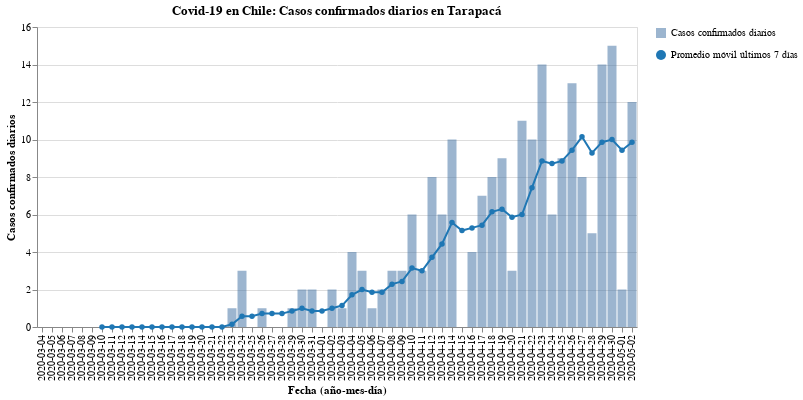

The notebook cell this image was saved under:
### Code cell
#hide_input
bars, line = my_cases_plot(region)
(bars + line).properties(
    title=f'Covid-19 en Chile: Casos confirmados diarios en {region}',
    width=600
)

### Figure 1 — Vega-Lite specification as saved in the notebook (floating-point values rounded to 4 significant figures)
{"config": {"view": {"continuousWidth": 400, "continuousHeight": 300}}, "layer": [{"mark": {"type": "bar", "opacity": 0.7}, "encoding": {"opacity": {"type": "nominal", "field": "Casos confirmados diarios", "legend": {"title": ""}}, "tooltip": [{"type": "nominal", "field": "Fecha"}, {"type": "quantitative", "field": "Casos confirmados"}], "x": {"type": "nominal", "axis": {"title": "Fecha (año-mes-día)"}, "field": "Fecha"}, "y": {"type": "quantitative", "axis": {"title": "Casos confirmados diarios"}, "field": "Casos confirmados"}}}, {"mark": {"type": "line", "color": "#1f77b4", "point": {"filled": true, "fill": "#1f77b4"}}, "encoding": {"shape": {"type": "nominal", "field": "Promedio móvil últimos 7 días", "legend": {"title": ""}}, "x": {"type": "nominal", "axis": {"title": "Fecha (año-mes-día)"}, "field": "Fecha"}, "y": {"type": "quantitative", "field": "Rolling"}}}], "data": {"name": "data-67e2f84a87a4cf00d80664db729fbdf5"}, "title": "Covid-19 en Chile: Casos confirmados diarios en Tarapacá", "width": 600, "$schema": "https://vega.github.io/schema/vega-lite/v4.8.1.json", "datasets": {"data-67e2f84a87a4cf00d80664db729fbdf5": [{"Fecha": "2020-03-04", "Casos confirmados": 0, "Rolling": null, "Casos confirmados diarios": "Casos confirmados diarios", "Promedio móvil últimos 7 días": "Promedio móvil últimos 7 días"}, {"Fecha": "2020-03-05", "Casos confirmados": 0, "Rolling": null, "Casos confirmados diarios": "Casos confirmados diarios", "Promedio móvil últimos 7 días": "Promedio móvil últimos 7 días"}, {"Fecha": "2020-03-06", "Casos confirmados": 0, "Rolling": null, "Casos confirmados diarios": "Casos confirmados diarios", "Promedio móvil últimos 7 días": "Promedio móvil últimos 7 días"}, {"Fecha": "2020-03-07", "Casos confirmados": 0, "Rolling": null, "Casos confirmados diarios": "Casos confirmados diarios", "Promedio móvil últimos 7 días": "Promedio móvil últimos 7 días"}, {"Fecha": "2020-03-08", "Casos confirmados": 0, "Rolling": null, "Casos confirmados diarios": "Casos confirmados diarios", "Promedio móvil últimos 7 días": "Promedio móvil últimos 7 días"}, {"Fecha": "2020-03-09", "Casos confirmados": 0, "Rolling": null, "Casos confirmados diarios": "Casos confirmados diarios", "Promedio móvil últimos 7 días": "Promedio móvil últimos 7 días"}, {"Fecha": "2020-03-10", "Casos confirmados": 0, "Rolling": 0.0, "Casos confirmados diarios": "Casos confirmados diarios", "Promedio móvil últimos 7 días": "Promedio móvil últimos 7 días"}, {"Fecha": "2020-03-11", "Casos confirmados": 0, "Rolling": 0.0, "Casos confirmados diarios": "Casos confirmados diarios", "Promedio móvil últimos 7 días": "Promedio móvil últimos 7 días"}, {"Fecha": "2020-03-12", "Casos confirmados": 0, "Rolling": 0.0, "Casos confirmados diarios": "Casos confirmados diarios", "Promedio móvil últimos 7 días": "Promedio móvil últimos 7 días"}, {"Fecha": "2020-03-13", "Casos confirmados": 0, "Rolling": 0.0, "Casos confirmados diarios": "Casos confirmados diarios", "Promedio móvil últimos 7 días": "Promedio móvil últimos 7 días"}, {"Fecha": "2020-03-14", "Casos confirmados": 0, "Rolling": 0.0, "Casos confirmados diarios": "Casos confirmados diarios", "Promedio móvil últimos 7 días": "Promedio móvil últimos 7 días"}, {"Fecha": "2020-03-15", "Casos confirmados": 0, "Rolling": 0.0, "Casos confirmados diarios": "Casos confirmados diarios", "Promedio móvil últimos 7 días": "Promedio móvil últimos 7 días"}, {"Fecha": "2020-03-16", "Casos confirmados": 0, "Rolling": 0.0, "Casos confirmados diarios": "Casos confirmados diarios", "Promedio móvil últimos 7 días": "Promedio móvil últimos 7 días"}, {"Fecha": "2020-03-17", "Casos confirmados": 0, "Rolling": 0.0, "Casos confirmados diarios": "Casos confirmados diarios", "Promedio móvil últimos 7 días": "Promedio móvil últimos 7 días"}, {"Fecha": "2020-03-18", "Casos confirmados": 0, "Rolling": 0.0, "Casos confirmados diarios": "Casos confirmados diarios", "Promedio móvil últimos 7 días": "Promedio móvil últimos 7 días"}, {"Fecha": "2020-03-19", "Casos confirmados": 0, "Rolling": 0.0, "Casos confirmados diarios": "Casos confirmados diarios", "Promedio móvil últimos 7 días": "Promedio móvil últimos 7 días"}, {"Fecha": "2020-03-20", "Casos confirmados": 0, "Rolling": 0.0, "Casos confirmados diarios": "Casos confirmados diarios", "Promedio móvil últimos 7 días": "Promedio móvil últimos 7 días"}, {"Fecha": "2020-03-21", "Casos confirmados": 0, "Rolling": 0.0, "Casos confirmados diarios": "Casos confirmados diarios", "Promedio móvil últimos 7 días": "Promedio móvil últimos 7 días"}, {"Fecha": "2020-03-22", "Casos confirmados": 0, "Rolling": 0.0, "Casos confirmados diarios": "Casos confirmados diarios", "Promedio móvil últimos 7 días": "Promedio móvil últimos 7 días"}, {"Fecha": "2020-03-23", "Casos confirmados": 1, "Rolling": 0.1429, "Casos confirmados diarios": "Casos confirmados diarios", "Promedio móvil últimos 7 días": "Promedio móvil últimos 7 días"}, {"Fecha": "2020-03-24", "Casos confirmados": 3, "Rolling": 0.5714, "Casos confirmados diarios": "Casos confirmados diarios", "Promedio móvil últimos 7 días": "Promedio móvil últimos 7 días"}, {"Fecha": "2020-03-25", "Casos confirmados": 0, "Rolling": 0.5714, "Casos confirmados diarios": "Casos confirmados diarios", "Promedio móvil últimos 7 días": "Promedio móvil últimos 7 días"}, {"Fecha": "2020-03-26", "Casos confirmados": 1, "Rolling": 0.7143, "Casos confirmados diarios": "Casos confirmados diarios", "Promedio móvil últimos 7 días": "Promedio móvil últimos 7 días"}, {"Fecha": "2020-03-27", "Casos confirmados": 0, "Rolling": 0.7143, "Casos confirmados diarios": "Casos confirmados diarios", "Promedio móvil últimos 7 días": "Promedio móvil últimos 7 días"}, {"Fecha": "2020-03-28", "Casos confirmados": 0, "Rolling": 0.7143, "Casos confirmados diarios": "Casos confirmados diarios", "Promedio móvil últimos 7 días": "Promedio móvil últimos 7 días"}, {"Fecha": "2020-03-29", "Casos confirmados": 1, "Rolling": 0.8571, "Casos confirmados diarios": "Casos confirmados diarios", "Promedio móvil últimos 7 días": "Promedio móvil últimos 7 días"}, {"Fecha": "2020-03-30", "Casos confirmados": 2, "Rolling": 1.0, "Casos confirmados diarios": "Casos confirmados diarios", "Promedio móvil últimos 7 días": "Promedio móvil últimos 7 días"}, {"Fecha": "2020-03-31", "Casos confirmados": 2, "Rolling": 0.8571, "Casos confirmados diarios": "Casos confirmados diarios", "Promedio móvil últimos 7 días": "Promedio móvil últimos 7 días"}, {"Fecha": "2020-04-01", "Casos confirmados": 0, "Rolling": 0.8571, "Casos confirmados diarios": "Casos confirmados diarios", "Promedio móvil últimos 7 días": "Promedio móvil últimos 7 días"}, {"Fecha": "2020-04-02", "Casos confirmados": 2, "Rolling": 1.0, "Casos confirmados diarios": "Casos confirmados diarios", "Promedio móvil últimos 7 días": "Promedio móvil últimos 7 días"}, {"Fecha": "2020-04-03", "Casos confirmados": 1, "Rolling": 1.143, "Casos confirmados diarios": "Casos confirmados diarios", "Promedio móvil últimos 7 días": "Promedio móvil últimos 7 días"}, {"Fecha": "2020-04-04", "Casos confirmados": 4, "Rolling": 1.714, "Casos confirmados diarios": "Casos confirmados diarios", "Promedio móvil últimos 7 días": "Promedio móvil últimos 7 días"}, {"Fecha": "2020-04-05", "Casos confirmados": 3, "Rolling": 2.0, "Casos confirmados diarios": "Casos confirmados diarios", "Promedio móvil últimos 7 días": "Promedio móvil últimos 7 días"}, {"Fecha": "2020-04-06", "Casos confirmados": 1, "Rolling": 1.857, "Casos confirmados diarios": "Casos confirmados diarios", "Promedio móvil últimos 7 días": "Promedio móvil últimos 7 días"}, {"Fecha": "2020-04-07", "Casos confirmados": 2, "Rolling": 1.857, "Casos confirmados diarios": "Casos confirmados diarios", "Promedio móvil últimos 7 días": "Promedio móvil últimos 7 días"}, {"Fecha": "2020-04-08", "Casos confirmados": 3, "Rolling": 2.286, "Casos confirmados diarios": "Casos confirmados diarios", "Promedio móvil últimos 7 días": "Promedio móvil últimos 7 días"}, {"Fecha": "2020-04-09", "Casos confirmados": 3, "Rolling": 2.429, "Casos confirmados diarios": "Casos confirmados diarios", "Promedio móvil últimos 7 días": "Promedio móvil últimos 7 días"}, {"Fecha": "2020-04-10", "Casos confirmados": 6, "Rolling": 3.143, "Casos confirmados diarios": "Casos confirmados diarios", "Promedio móvil últimos 7 días": "Promedio móvil últimos 7 días"}, {"Fecha": "2020-04-11", "Casos confirmados": 3, "Rolling": 3.0, "Casos confirmados diarios": "Casos confirmados diarios", "Promedio móvil últimos 7 días": "Promedio móvil últimos 7 días"}, {"Fecha": "2020-04-12", "Casos confirmados": 8, "Rolling": 3.714, "Casos confirmados diarios": "Casos confirmados diarios", "Promedio móvil últimos 7 días": "Promedio móvil últimos 7 días"}, {"Fecha": "2020-04-13", "Casos confirmados": 6, "Rolling": 4.429, "Casos confirmados diarios": "Casos confirmados diarios", "Promedio móvil últimos 7 días": "Promedio móvil últimos 7 días"}, {"Fecha": "2020-04-14", "Casos confirmados": 10, "Rolling": 5.571, "Casos confirmados diarios": "Casos confirmados diarios", "Promedio móvil últimos 7 días": "Promedio móvil últimos 7 días"}, {"Fecha": "2020-04-15", "Casos confirmados": 0, "Rolling": 5.143, "Casos confirmados diarios": "Casos confirmados diarios", "Promedio móvil últimos 7 días": "Promedio móvil últimos 7 días"}, {"Fecha": "2020-04-16", "Casos confirmados": 4, "Rolling": 5.286, "Casos confirmados diarios": "Casos confirmados diarios", "Promedio móvil últimos 7 días": "Promedio móvil últimos 7 días"}, {"Fecha": "2020-04-17", "Casos confirmados": 7, "Rolling": 5.429, "Casos confirmados diarios": "Casos confirmados diarios", "Promedio móvil últimos 7 días": "Promedio móvil últimos 7 días"}, {"Fecha": "2020-04-18", "Casos confirmados": 8, "Rolling": 6.143, "Casos confirmados diarios": "Casos confirmados diarios", "Promedio móvil últimos 7 días": "Promedio móvil últimos 7 días"}, {"Fecha": "2020-04-19", "Casos confirmados": 9, "Rolling": 6.286, "Casos confirmados diarios": "Casos confirmados diarios", "Promedio móvil últimos 7 días": "Promedio móvil últimos 7 días"}, {"Fecha": "2020-04-20", "Casos confirmados": 3, "Rolling": 5.857, "Casos confirmados diarios": "Casos confirmados diarios", "Promedio móvil últimos 7 días": "Promedio móvil últimos 7 días"}, {"Fecha": "2020-04-21", "Casos confirmados": 11, "Rolling": 6.0, "Casos confirmados diarios": "Casos confirmados diarios", "Promedio móvil últimos 7 días": "Promedio móvil últimos 7 días"}, {"Fecha": "2020-04-22", "Casos confirmados": 10, "Rolling": 7.429, "Casos confirmados diarios": "Casos confirmados diarios", "Promedio móvil últimos 7 días": "Promedio móvil últimos 7 días"}, {"Fecha": "2020-04-23", "Casos confirmados": 14, "Rolling": 8.857, "Casos confirmados diarios": "Casos confirmados diarios", "Promedio móvil últimos 7 días": "Promedio móvil últimos 7 días"}, {"Fecha": "2020-04-24", "Casos confirmados": 6, "Rolling": 8.714, "Casos confirmados diarios": "Casos confirmados diarios", "Promedio móvil últimos 7 días": "Promedio móvil últimos 7 días"}, {"Fecha": "2020-04-25", "Casos confirmados": 9, "Rolling": 8.857, "Casos confirmados diarios": "Casos confirmados diarios", "Promedio móvil últimos 7 días": "Promedio móvil últimos 7 días"}, {"Fecha": "2020-04-26", "Casos confirmados": 13, "Rolling": 9.429, "Casos confirmados diarios": "Casos confirmados diarios", "Promedio móvil últimos 7 días": "Promedio móvil últimos 7 días"}, {"Fecha": "2020-04-27", "Casos confirmados": 8, "Rolling": 10.14, "Casos confirmados diarios": "Casos confirmados diarios", "Promedio móvil últimos 7 días": "Promedio móvil últimos 7 días"}, {"Fecha": "2020-04-28", "Casos confirmados": 5, "Rolling": 9.286, "Casos confirmados diarios": "Casos confirmados diarios", "Promedio móvil últimos 7 días": "Promedio móvil últimos 7 días"}, {"Fecha": "2020-04-29", "Casos confirmados": 14, "Rolling": 9.857, "Casos confirmados diarios": "Casos confirmados diarios", "Promedio móvil últimos 7 días": "Promedio móvil últimos 7 días"}, {"Fecha": "2020-04-30", "Casos confirmados": 15, "Rolling": 10.0, "Casos confirmados diarios": "Casos confirmados diarios", "Promedio móvil últimos 7 días": "Promedio móvil últimos 7 días"}, {"Fecha": "2020-05-01", "Casos confirmados": 2, "Rolling": 9.429, "Casos confirmados diarios": "Casos confirmados diarios", "Promedio móvil últimos 7 días": "Promedio móvil últimos 7 días"}, {"Fecha": "2020-05-02", "Casos confirmados": 12, "Rolling": 9.857, "Casos confirmados diarios": "Casos confirmados diarios", "Promedio móvil últimos 7 días": "Promedio móvil últimos 7 días"}]}}
